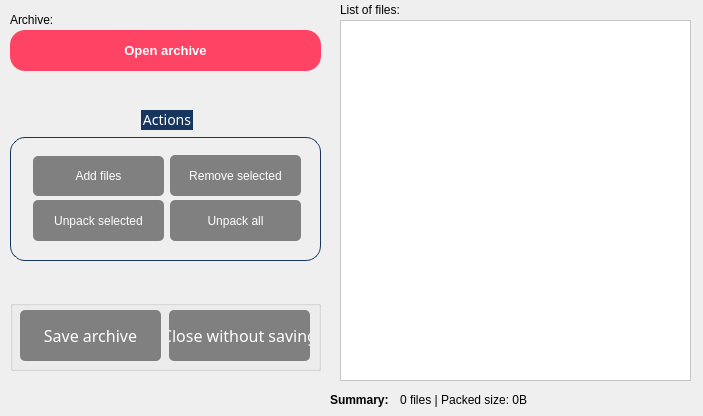
<?xml version="1.0" encoding="UTF-8"?>
<ui version="4.0">
 <class>Gui</class>
 <widget class="QWidget" name="Gui">
  <property name="enabled">
   <bool>true</bool>
  </property>
  <property name="geometry">
   <rect>
    <x>0</x>
    <y>0</y>
    <width>703</width>
    <height>416</height>
   </rect>
  </property>
  <property name="sizePolicy">
   <sizepolicy hsizetype="Preferred" vsizetype="Preferred">
    <horstretch>0</horstretch>
    <verstretch>0</verstretch>
   </sizepolicy>
  </property>
  <property name="minimumSize">
   <size>
    <width>703</width>
    <height>416</height>
   </size>
  </property>
  <property name="maximumSize">
   <size>
    <width>703</width>
    <height>416</height>
   </size>
  </property>
  <property name="windowTitle">
   <string>Archiver</string>
  </property>
  <property name="styleSheet">
   <string notr="true">QWidget#Gui{
background-image: url(:/images/background.png)

}</string>
  </property>
  <widget class="QLabel" name="label">
   <property name="geometry">
    <rect>
     <x>10</x>
     <y>9</y>
     <width>61</width>
     <height>21</height>
    </rect>
   </property>
   <property name="text">
    <string>Archive:</string>
   </property>
  </widget>
  <widget class="QListWidget" name="listFiles">
   <property name="geometry">
    <rect>
     <x>340</x>
     <y>20</y>
     <width>351</width>
     <height>361</height>
    </rect>
   </property>
   <property name="contextMenuPolicy">
    <enum>Qt::NoContextMenu</enum>
   </property>
   <property name="acceptDrops">
    <bool>true</bool>
   </property>
   <property name="styleSheet">
    <string notr="true">QListView {
    show-decoration-selected: 1; /* make the selection span the entire width of the view */
	background-color: white
}

QListView::item:alternate {
    background: #EEEEEE;
}

QListView::item:selected:active {
    background: qlineargradient(x1: 0, y1: 0, x2: 0, y2: 1,
                                stop: 0 #6a6ea9, stop: 1 #888dd9);
}

QListView::item:hover {
    background: qlineargradient(x1: 0, y1: 0, x2: 0, y2: 1,
                                stop: 0 #FAFBFE, stop: 1 #DCDEF1);
}</string>
   </property>
   <property name="editTriggers">
    <set>QAbstractItemView::NoEditTriggers</set>
   </property>
   <property name="showDropIndicator" stdset="0">
    <bool>true</bool>
   </property>
   <property name="dragEnabled">
    <bool>false</bool>
   </property>
   <property name="dragDropMode">
    <enum>QAbstractItemView::DropOnly</enum>
   </property>
   <property name="defaultDropAction">
    <enum>Qt::CopyAction</enum>
   </property>
   <property name="alternatingRowColors">
    <bool>true</bool>
   </property>
   <property name="selectionMode">
    <enum>QAbstractItemView::ExtendedSelection</enum>
   </property>
  </widget>
  <widget class="QLabel" name="label_4">
   <property name="geometry">
    <rect>
     <x>340</x>
     <y>0</y>
     <width>81</width>
     <height>20</height>
    </rect>
   </property>
   <property name="text">
    <string>List of files:</string>
   </property>
  </widget>
  <widget class="QPushButton" name="openButton">
   <property name="enabled">
    <bool>true</bool>
   </property>
   <property name="geometry">
    <rect>
     <x>10</x>
     <y>30</y>
     <width>311</width>
     <height>41</height>
    </rect>
   </property>
   <property name="font">
    <font>
     <pointsize>10</pointsize>
     <weight>75</weight>
     <bold>true</bold>
    </font>
   </property>
   <property name="styleSheet">
    <string notr="true">QPushButton#openButton:hover {
background-color: rgba(255, 67, 100, 150);
}

QPushButton#openButton{
border-radius: 15px;
background-color: rgba(255, 67, 100, 255);
border: none;
color: rgb(255, 255, 255);
}</string>
   </property>
   <property name="text">
    <string>Open archive</string>
   </property>
  </widget>
  <widget class="QGroupBox" name="groupBox">
   <property name="geometry">
    <rect>
     <x>10</x>
     <y>300</y>
     <width>311</width>
     <height>71</height>
    </rect>
   </property>
   <property name="font">
    <font>
     <family>MS Reference Sans Serif</family>
     <pointsize>12</pointsize>
    </font>
   </property>
   <property name="title">
    <string/>
   </property>
   <widget class="QPushButton" name="saveButton">
    <property name="enabled">
     <bool>false</bool>
    </property>
    <property name="geometry">
     <rect>
      <x>10</x>
      <y>10</y>
      <width>141</width>
      <height>51</height>
     </rect>
    </property>
    <property name="styleSheet">
     <string notr="true">QPushButton:hover {
background-color: rgba(128, 128, 128, 100);
}

QPushButton{
border-radius: 5px;
background-color: rgba(128, 128, 128, 255);
border: none;
color: rgb(255, 255, 255);
}</string>
    </property>
    <property name="text">
     <string>Save archive</string>
    </property>
   </widget>
   <widget class="QPushButton" name="discardButton">
    <property name="enabled">
     <bool>false</bool>
    </property>
    <property name="geometry">
     <rect>
      <x>159</x>
      <y>10</y>
      <width>141</width>
      <height>51</height>
     </rect>
    </property>
    <property name="styleSheet">
     <string notr="true">QPushButton:hover{
background-color: rgba(128, 128, 128, 100);
}

QPushButton{
border-radius: 5px;
background-color: rgba(128, 128, 128, 255);
border: none;
color: rgb(255, 255, 255);
}</string>
    </property>
    <property name="text">
     <string>Close without saving</string>
    </property>
   </widget>
  </widget>
  <widget class="QGroupBox" name="actionBox">
   <property name="enabled">
    <bool>true</bool>
   </property>
   <property name="geometry">
    <rect>
     <x>10</x>
     <y>110</y>
     <width>311</width>
     <height>151</height>
    </rect>
   </property>
   <property name="font">
    <font>
     <family>MS Reference Sans Serif</family>
     <pointsize>-1</pointsize>
    </font>
   </property>
   <property name="styleSheet">
    <string notr="true">QGroupBox  {
    border: 1px solid gray;
    border-color: #FF17365D;
    margin-top: 27px;
    font-size: 14px;
    border-radius: 15px;
}

QGroupBox::title  {
    subcontrol-origin: margin;
    subcontrol-position: top center;
    padding: 5px 8000px 5px 8000px;
    background-color: #FF17365D;
    color: rgb(255, 255, 255);
}</string>
   </property>
   <property name="title">
    <string>Actions</string>
   </property>
   <widget class="QPushButton" name="addButton">
    <property name="enabled">
     <bool>true</bool>
    </property>
    <property name="geometry">
     <rect>
      <x>23</x>
      <y>46</y>
      <width>131</width>
      <height>40</height>
     </rect>
    </property>
    <property name="styleSheet">
     <string notr="true">QPushButton:hover {
background-color: rgba(128, 128, 128, 150);
}

QPushButton{
color: rgb(255, 255, 255);
border-radius: 5px;
background-color: rgba(128, 128, 128, 255);
border: none;
}</string>
    </property>
    <property name="text">
     <string>Add files</string>
    </property>
   </widget>
   <widget class="QPushButton" name="removeButton">
    <property name="enabled">
     <bool>true</bool>
    </property>
    <property name="geometry">
     <rect>
      <x>160</x>
      <y>45</y>
      <width>131</width>
      <height>41</height>
     </rect>
    </property>
    <property name="styleSheet">
     <string notr="true">QPushButton:hover {
background-color: rgba(128, 128, 128, 150);
}

QPushButton{
border-radius: 5px;
background-color: rgba(128, 128, 128, 255);
border: none;
color: rgb(255, 255, 255);
}</string>
    </property>
    <property name="text">
     <string>Remove selected</string>
    </property>
   </widget>
   <widget class="QPushButton" name="unpackButton">
    <property name="enabled">
     <bool>true</bool>
    </property>
    <property name="geometry">
     <rect>
      <x>23</x>
      <y>90</y>
      <width>131</width>
      <height>41</height>
     </rect>
    </property>
    <property name="styleSheet">
     <string notr="true">QPushButton:hover {
background-color: rgba(128, 128, 128, 150);
}

QPushButton{
border-radius: 5px;
background-color: rgba(128, 128, 128, 255);
border: none;
color: rgb(255, 255, 255);
}</string>
    </property>
    <property name="text">
     <string>Unpack selected</string>
    </property>
   </widget>
   <widget class="QPushButton" name="unpackAllButton">
    <property name="enabled">
     <bool>true</bool>
    </property>
    <property name="geometry">
     <rect>
      <x>160</x>
      <y>90</y>
      <width>131</width>
      <height>41</height>
     </rect>
    </property>
    <property name="styleSheet">
     <string notr="true">QPushButton:hover {
background-color: rgba(128, 128, 128, 150);
}

QPushButton{
border-radius: 5px;
background-color: rgba(128, 128, 128, 255);
border: none;
color: rgb(255, 255, 255);
}</string>
    </property>
    <property name="text">
     <string>Unpack all</string>
    </property>
   </widget>
  </widget>
  <widget class="QLabel" name="label_3">
   <property name="geometry">
    <rect>
     <x>330</x>
     <y>390</y>
     <width>71</width>
     <height>21</height>
    </rect>
   </property>
   <property name="text">
    <string>&lt;html&gt;&lt;head/&gt;&lt;body&gt;&lt;p&gt;&lt;span style=&quot; font-weight:600;&quot;&gt;Summary: &lt;/span&gt;&lt;/p&gt;&lt;/body&gt;&lt;/html&gt;</string>
   </property>
  </widget>
  <widget class="QLabel" name="summaryLabel">
   <property name="geometry">
    <rect>
     <x>400</x>
     <y>390</y>
     <width>361</width>
     <height>21</height>
    </rect>
   </property>
   <property name="text">
    <string>&lt;html&gt;&lt;head/&gt;&lt;body&gt;&lt;p&gt;0 files | Packed size: 0B&lt;/p&gt;&lt;/body&gt;&lt;/html&gt;</string>
   </property>
  </widget>
  <zorder>groupBox</zorder>
  <zorder>actionBox</zorder>
  <zorder>label</zorder>
  <zorder>listFiles</zorder>
  <zorder>label_4</zorder>
  <zorder>openButton</zorder>
  <zorder>label_3</zorder>
  <zorder>summaryLabel</zorder>
 </widget>
 <layoutdefault spacing="6" margin="11"/>
 <resources/>
 <connections/>
</ui>
